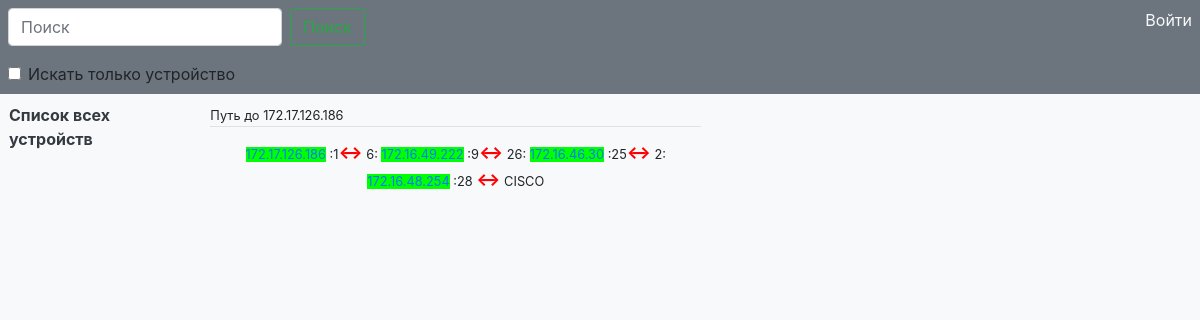
/connection/10/path, run on an earlier commit of the app's database.
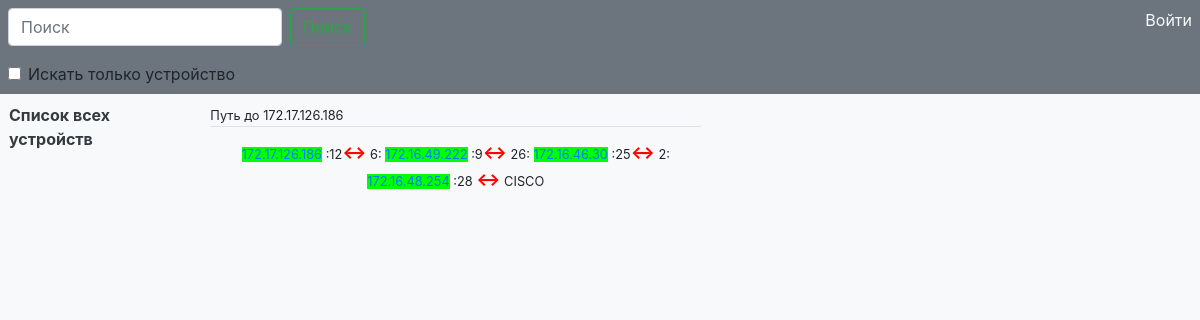
And on a later commit of the database.
### models_device/models.py (models this page shows, shortened)
class Device(models.Model):
    model = models.ForeignKey(ModelDevices, null=True, on_delete=models.SET_NULL, help_text='модель устройства', verbose_name='Модель')
    ip = models.GenericIPAddressField(unique=True, help_text='IP нового устройства', verbose_name='IP устройства')
    incoming_port = models.CharField(max_length=10, help_text='приходящий порт', default=1, verbose_name='Приходящий порт')
    up_connect_ip = models.GenericIPAddressField(validators=[validate_up_connect_ip], help_text='IP устройства от которого подключено', verbose_name='IP вышестоящего')
    up_connect_port = models.CharField(max_length=10, help_text='порт подключения на вышестоящем устройстве', default=1, verbose_name='Порт вышестоящего')
    city = models.ForeignKey(Cities, on_delete=models.PROTECT, help_text='город подключения', verbose_name='Город')
    comment = models.TextField(blank=True, verbose_name='Комментарий', help_text='комментарий')
    update = models.DateTimeField(auto_now=True)
    class Meta:
        verbose_name = 'Установленное оборудование'
        verbose_name_plural = 'Установленное оборудование'

### connection_on_device/views.py (the view)
# urls.py: path('<int:id_dev>/path', views.path_to, name='path_to_dev'),
def path_to(request, id_dev):
    try:
        dev = Device.objects.get(pk=id_dev)
    except Device.DoesNotExist:
        raise Http404('Device not found!')
    path = [(dev, COLORS[dev.model.type])]
    to_dev = dev
    if dev.up_connect_ip == '255.255.255.255':
        return render(request, "path_to_device.html", {
                "path": path,
                "to_dev": to_dev,
                })
    if_loop = 0
    while True:
        if_loop += 1
        try:
            dev = Device.objects.get(ip=dev.up_connect_ip)
        except Device.DoesNotExist:
            raise Http404('Device not found!')
        if str(dev.up_connect_ip) == '255.255.255.255':
            path.append((dev, COLORS[dev.model.type]))
            return render(request, "path_to_device.html", {
                "path": path,
                "to_dev": to_dev,
                })
        else:
            path.append((dev, COLORS[dev.model.type]))
        if if_loop > 15:
            return HttpResponse('path not found')

### connection_on_device/templates/path_to_device.html (shortened to what this page needs)
{% extends "base.html" %}
{% block head %} Путь до {{ to_dev.ip }} {% endblock %}
{% block main %}
		<table class="table table-hover w-50">
			<tr><td align="center">
				{% for dev, color in path %}
						<a style="background: {{ color }}" href="{% url 'connections_on_dev' dev.pk %}" title="Показать подключения на данном устройстве">{{ dev.ip }}</a>
						{% if forloop.last %}
							:{{ dev.incoming_port }} <font size="4" color="red"><b>&#8596;</b></font> CISCO
						{% else %}
							:{{ dev.incoming_port }}<font size="4" color="red"><b>&#8596;</b></font> {{ dev.up_connect_port }}:
						{% endif %}
				{% endfor %}
			</tr></td>
		</table>
{% endblock %}

What changed in the data, as far as the page shows it:
changed Device (number 1 of 4 on the later page): incoming_port "1" → "12"
